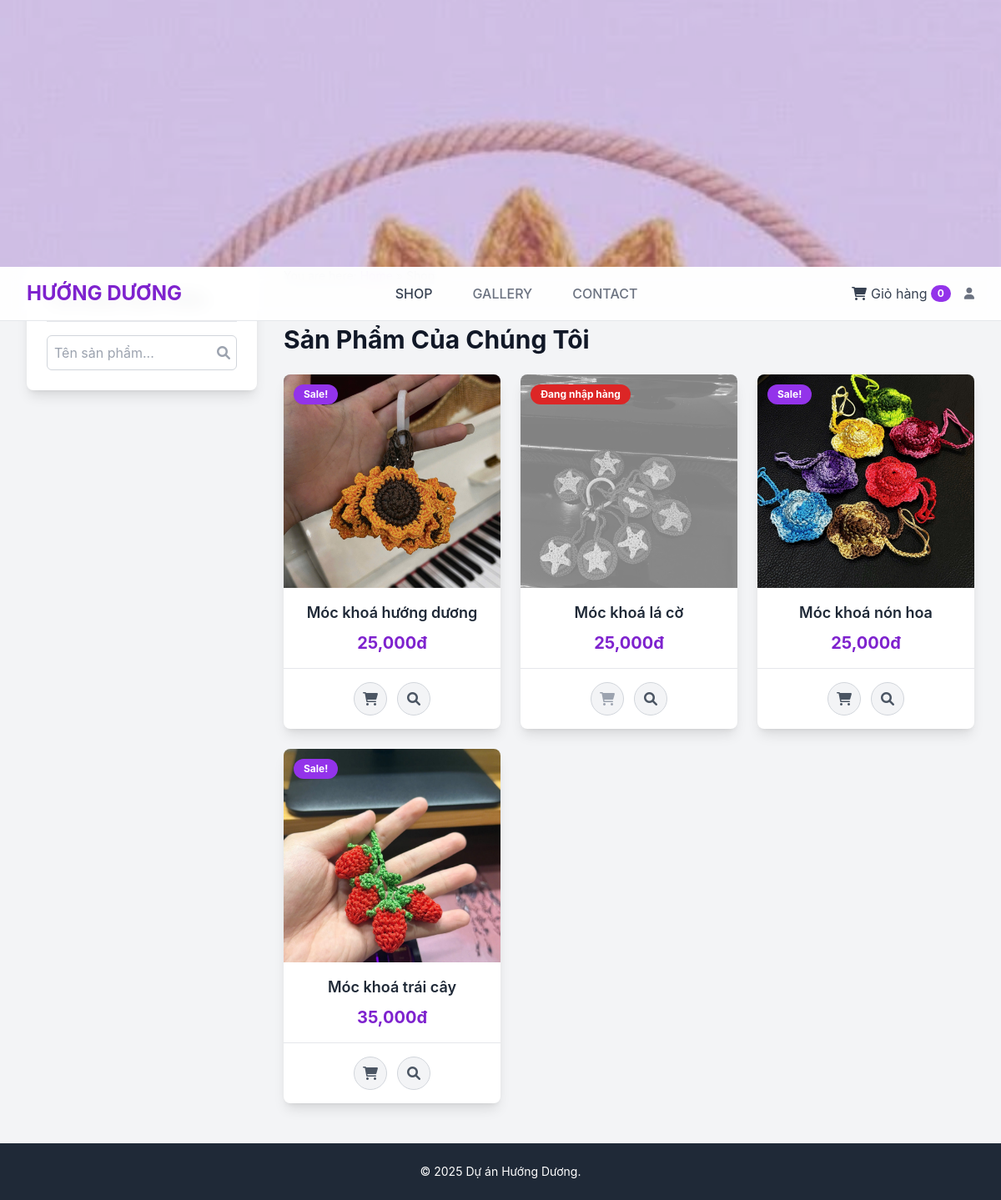
The page / on the database its author committed.
### app.py (models this page shows)
class Product(db.Model):
    id = db.Column(db.Integer, primary_key=True)
    name = db.Column(db.String(100), nullable=False)
    price = db.Column(db.Float, nullable=False)
    description = db.Column(db.Text, nullable=True)
    image_filename = db.Column(db.String(200), nullable=True)
    stock_quantity = db.Column(db.Integer, nullable=False, default=0)

### app.py (the view)
@shop_bp.route('/')
def show_shop_page():
    search_query = request.args.get('search', '')
    try:
        query = db.session.query(Product)
        if search_query:
            query = query.filter(Product.name.ilike(f'%{search_query}%'))
        products = query.order_by(Product.name).all()
    except Exception as e:
        print(f"Lỗi khi truy vấn sản phẩm: {e}")
        products = []
    return render_template('shop_main.html',
                           products=products,
                           search_query=search_query)

### app.py (called while the page is built)
@shop_bp.context_processor
def inject_cart_info():
    cart = session.get('cart', {})
    cart_total_items = sum(int(q) for q in cart.values())
    return dict(cart_total_items=cart_total_items)

### templates/shop_main.html (shortened to what this page needs)
{% extends "shop_base.html" %}
{% block content %}
    <div class="text-sm text-gray-500 mb-4">
        You are here: <a href="{{ url_for('shop.show_shop_page') }}" class="text-purple-600 hover:underline">Home</a> &raquo; Shop
    </div>
    <h1 class="text-3xl font-bold text-gray-900 mb-6 mt-12">Sản Phẩm Của Chúng Tôi</h1>
    <div class="grid grid-cols-1 sm:grid-cols-2 lg:grid-cols-3 gap-6">
        {% for product in products %}
        <div class="bg-white rounded-lg shadow-lg overflow-hidden group flex flex-col justify-between">
            <div>
                <a href="{{ url_for('shop.show_product_detail', product_id=product.id) }}" class="block relative">
                    {% if product.stock_quantity > 0 %}
                        <span class="absolute top-3 left-3 bg-purple-600 text-white text-xs font-bold px-3 py-1 rounded-full z-10">
                            Sale!
                        </span>
                    {% else %}
                        <span class="absolute top-3 left-3 bg-red-600 text-white text-xs font-bold px-3 py-1 rounded-full z-10">
                            Đang nhập hàng
                        </span>
                    {% endif %}
                    <img src="{{ url_for('quanlybanhang.serve_product_upload', filename=product.image_filename) }}"
                         alt="{{ product.name }}"
                         class="w-full h-64 object-cover transition-transform duration-300 group-hover:scale-105
                                {% if product.stock_quantity <= 0 %} opacity-50 grayscale {% endif %}">
                </a>
                <div class="p-4 text-center">
                    <h3 class="text-lg font-semibold text-gray-800 truncate">
                        <a href="{{ url_for('shop.show_product_detail', product_id=product.id) }}" class="hover:text-purple-600">
                            {{ product.name }}
                        </a>
                    </h3>
                    <p class="mt-2 text-xl font-bold text-purple-700">
                        {{ "{:,.0f}đ".format(product.price) }}
                    </p>
                </div>
            </div>
            <div class="p-4 border-t border-gray-200 flex justify-center space-x-3">
                {% if product.stock_quantity > 0 %}
                    <button onclick="quickAddToCart({{ product.id }})"
                            class="h-10 w-10 flex items-center justify-center bg-gray-100 text-gray-600 border border-gray-300 rounded-full hover:bg-purple-600 hover:text-white hover:border-purple-600 transition-all"
                            title="Thêm vào giỏ">
                        <i class="fas fa-shopping-cart"></i>
                    </button>
                {% else %}
                     <button class="h-10 w-10 flex items-center justify-center bg-gray-100 text-gray-400 border border-gray-300 rounded-full cursor-not-allowed"
                            title="Hết hàng" disabled>
                        <i class="fas fa-shopping-cart"></i>
                    </button>
                {% endif %}
                 <a href="{{ url_for('shop.show_product_detail', product_id=product.id) }}"
                        class="h-10 w-10 flex items-center justify-center bg-gray-100 text-gray-600 border border-gray-300 rounded-full hover:bg-purple-600 hover:text-white hover:border-purple-600 transition-all"
                        title="Xem chi tiết">
                    <i class="fas fa-search"></i>
                </a>
            </div>
        </div>
        {% else %}
        <p class="text-gray-500 col-span-3">Hiện chưa có sản phẩm nào được bán.</p>
        {% endfor %}
    </div>
{% endblock %}

### templates/shop_base.html (shortened to what this page needs)
<!DOCTYPE html>
<html lang="vi">
<head>
    <script src="https://cdn.tailwindcss.com"></script>
    <link href="https://cdnjs.cloudflare.com/ajax/libs/font-awesome/6.0.0-beta3/css/all.min.css" rel="stylesheet">
</head>
<body class="bg-gray-100">
	<header id="header-image-container"
			class="w-full h-48 sm:h-64 bg-center bg-cover"
			style="background-image: url('{{ url_for('static', filename='banner.jpg') }}');">
	</header>
    <nav id="main-navbar">
        <div class="max-w-7xl mx-auto px-4 sm:px-6 lg:px-8">
            <div class="flex justify-between h-16">
                <div class="flex items-center">
                    <a href="{{ url_for('shop.show_shop_page') }}" class="font-bold text-2xl text-purple-700">
                        HƯỚNG DƯƠNG
                    </a>
                </div>
                <div class="hidden sm:flex sm:items-center sm:space-x-6">
                    <a href="{{ url_for('shop.show_shop_page') }}"
                       class="text-gray-700 hover:text-purple-600 font-medium px-3 py-2 rounded-md">
                       SHOP
                    </a>
                    <a href="{{ url_for('shop.pages_page') }}"
                       class="text-gray-500 hover:text-purple-600 font-medium px-3 py-2 rounded-md">
                       GALLERY
                    </a>
                    <a href="{{ url_for('shop.contact_page') }}"
                       class="text-gray-500 hover:text-purple-600 font-medium px-3 py-2 rounded-md">
                       CONTACT
                    </a>
                </div>
                <div class="hidden sm:flex sm:items-center sm:space-x-4">
                    <a href="{{ url_for('shop.show_cart_page') }}" class="flex items-center text-gray-700 hover:text-purple-600">
                        <i class="fas fa-shopping-cart fa-fw"></i>
                        <span class="ml-1">Giỏ hàng</span>
                        <span id="cart-count-badge" class="ml-1 bg-purple-600 text-white text-xs font-bold rounded-full px-2 py-0.5">
                            {{ cart_total_items }}
                        </span>
                    </a>
                    {% if session['user_id'] %}
                        {% if session['is_admin'] %}
                            <a href="{{ url_for('quanlybanhang.main_page') }}" class="text-sm text-gray-500 hover:text-purple-600" title="Trang Quản trị">
                                <i class="fas fa-user-shield"></i>
                            </a>
                        {% else %}
                             <a href="{{ url_for('quanlybanhang.logout') }}" class="text-sm text-gray-500 hover:text-purple-600" title="Đăng xuất">
                                <i class="fas fa-sign-out-alt"></i>
                            </a>
                        {% endif %}
                    {% else %}
                        <a href="{{ url_for('quanlybanhang.show_login_page') }}" class="text-sm text-gray-500 hover:text-purple-600" title="Đăng nhập">
                           <i class="fas fa-user"></i>
                        </a>
                    {% endif %}
                </div>
            </div>
        </div>
    </nav>
    <div class="max-w-7xl mx-auto px-4 sm:px-6 lg:px-8 -mt-16">
        <div class="flex flex-col lg:flex-row lg:space-x-8">
            <aside class="w-full lg:w-1/4">
                <div class="lg:sticky lg:top-20 space-y-6">
                    <div class="bg-white p-6 rounded-lg shadow-lg">
                        <h3 class="text-xl font-semibold text-gray-800 border-b pb-3 mb-4">Tìm Kiếm Sản Phẩm</h3>
                        <form action="{{ url_for('shop.show_shop_page') }}" method="GET">
                            <div class="relative">
                                <input type="text"
                                       name="search"
                                       placeholder="Tên sản phẩm..."
                                       value="{{ search_query or '' }}"
                                       class="w-full p-2 border border-gray-300 rounded-md focus:ring-purple-500 focus:border-purple-500">
                                <button type="submit" class="absolute right-2 top-1/2 -translate-y-1/2 text-gray-400 hover:text-purple-600">
                                    <i class="fas fa-search"></i>
                                </button>
                            </div>
                        </form>
                    </div>
                </div>
            </aside>
            <main class="w-full lg:w-3/4 mt-8 lg:mt-0">
                {% block content %}
                {% endblock %}
            </main>
        </div>
    </div>
    <footer class="bg-gray-800 text-white mt-12">
        <div class="max-w-7xl mx-auto py-6 px-4 sm:px-6 lg:px-8 text-center text-sm">
            © 2025 Dự án Hướng Dương.
        </div>
    </footer>
</body>
</html>

### templates/shop_base.html (style rules this page uses)
body { font-family: 'Inter', sans-serif; background-color: #f4f4f5; }
#header-image-container { height: 40vh; background-image: url('https://placehold.co/1920x600/8b5cf6/ffffff?text=Hinh+Nen+Cua+Shop'); background-size: cover; background-position: center; background-attachment: fixed; position: relative; z-index: 10; }
#header-image-container::before { content: ''; position: absolute; top: 0; left: 0; right: 0; bottom: 0; background-color: rgba(139, 92, 246, 0.3); z-index: -1; }
#main-navbar { position: sticky; top: 0; z-index: 50; background-color: rgba(255, 255, 255, 0.9); backdrop-filter: blur(10px); -webkit-backdrop-filter: blur(10px); border-bottom: 1px solid #e5e7eb; }

### rows shown on the page
Product: stock_quantity "Sale!", image_filename (picture), name "Móc khoá hướng dương", price "25,000đ"
Product: stock_quantity "Đang nhập hàng", image_filename (picture), name "Móc khoá lá cờ", price "25,000đ"
Product: stock_quantity "Sale!", image_filename (picture), name "Móc khoá nón hoa", price "25,000đ"
Product: stock_quantity "Sale!", image_filename (picture), name "Móc khoá trái cây", price "35,000đ"

### other values the page prints
{{ cart_total_items }} "0"
